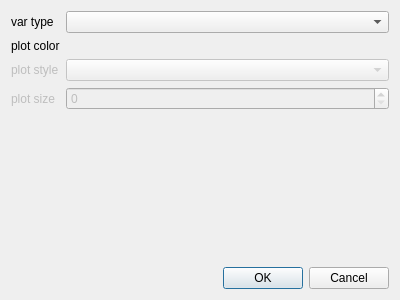
<?xml version="1.0" encoding="UTF-8"?>
<ui version="4.0">
 <class>VarSettings</class>
 <widget class="QDialog" name="VarSettings">
  <property name="geometry">
   <rect>
    <x>0</x>
    <y>0</y>
    <width>400</width>
    <height>300</height>
   </rect>
  </property>
  <property name="windowTitle">
   <string>Dialog</string>
  </property>
  <layout class="QVBoxLayout" name="verticalLayout">
   <item>
    <layout class="QFormLayout" name="formLayout">
     <item row="0" column="0">
      <widget class="QLabel" name="varTypeLabel">
       <property name="text">
        <string>var type</string>
       </property>
      </widget>
     </item>
     <item row="1" column="0">
      <widget class="QLabel" name="plotColorLabel">
       <property name="text">
        <string>plot color</string>
       </property>
      </widget>
     </item>
     <item row="2" column="0">
      <widget class="QLabel" name="plotStyleLabel">
       <property name="enabled">
        <bool>false</bool>
       </property>
       <property name="text">
        <string>plot style</string>
       </property>
      </widget>
     </item>
     <item row="0" column="1">
      <widget class="QComboBox" name="varTypeComboBox"/>
     </item>
     <item row="2" column="1">
      <widget class="QComboBox" name="plotStyleComboBox">
       <property name="enabled">
        <bool>false</bool>
       </property>
      </widget>
     </item>
     <item row="3" column="0">
      <widget class="QLabel" name="plotSizeLabel">
       <property name="enabled">
        <bool>false</bool>
       </property>
       <property name="text">
        <string>plot size</string>
       </property>
      </widget>
     </item>
     <item row="3" column="1">
      <widget class="QSpinBox" name="plotSizeSpinBox">
       <property name="enabled">
        <bool>false</bool>
       </property>
      </widget>
     </item>
    </layout>
   </item>
   <item>
    <widget class="QDialogButtonBox" name="buttonBox">
     <property name="orientation">
      <enum>Qt::Horizontal</enum>
     </property>
     <property name="standardButtons">
      <set>QDialogButtonBox::Cancel|QDialogButtonBox::Ok</set>
     </property>
    </widget>
   </item>
  </layout>
 </widget>
 <resources/>
 <connections>
  <connection>
   <sender>buttonBox</sender>
   <signal>accepted()</signal>
   <receiver>VarSettings</receiver>
   <slot>accept()</slot>
   <hints>
    <hint type="sourcelabel">
     <x>248</x>
     <y>254</y>
    </hint>
    <hint type="destinationlabel">
     <x>157</x>
     <y>274</y>
    </hint>
   </hints>
  </connection>
  <connection>
   <sender>buttonBox</sender>
   <signal>rejected()</signal>
   <receiver>VarSettings</receiver>
   <slot>reject()</slot>
   <hints>
    <hint type="sourcelabel">
     <x>316</x>
     <y>260</y>
    </hint>
    <hint type="destinationlabel">
     <x>286</x>
     <y>274</y>
    </hint>
   </hints>
  </connection>
 </connections>
</ui>
